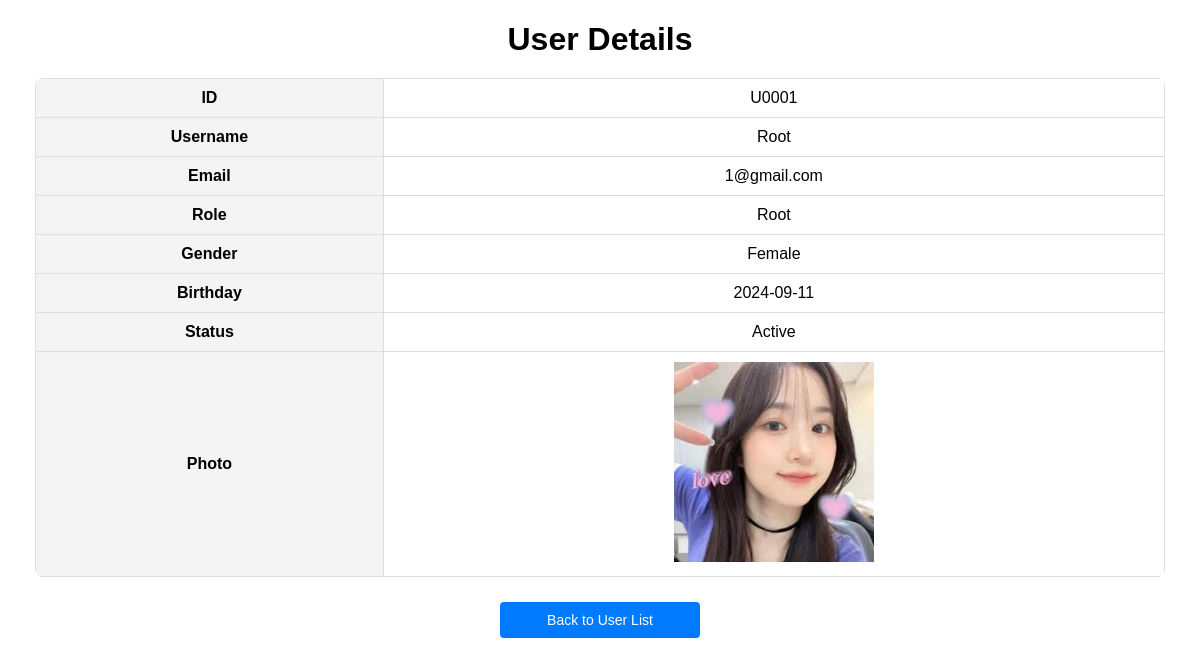
Page /admin/displayUser.php?user_id=U0001 (signed in) on the committed database.
### tables this page shows
CREATE TABLE `user` (
  `user_id` varchar(5) NOT NULL,
  `name` varchar(100) NOT NULL,
  `email` varchar(100) NOT NULL,
  `password` varchar(100) NOT NULL,
  `gender` varchar(10) NOT NULL,
  `birthday` date NOT NULL,
  `photo` varchar(100) NOT NULL,
  `role` varchar(100) NOT NULL,
  `status` varchar(20) NOT NULL,
  `failed_attempts` int(11) DEFAULT 0,
  `last_failed_attempt` datetime DEFAULT NULL,
  `banned_until` datetime DEFAULT NULL,
  `last_login_time` datetime DEFAULT NULL,
  `login_count` int(11) DEFAULT 0,
  `last_login_event_time` datetime DEFAULT NULL,
  `deactivated_at` datetime DEFAULT NULL,
  `remember_token` varchar(64) DEFAULT NULL,
  `remember_token_expiry` datetime DEFAULT NULL,
  PRIMARY KEY (`user_id`),
  UNIQUE KEY `email` (`email`)
);

### admin/displayUser.php (the view, shortened to what this page needs)
<?php
include '../_base.php';
include '../_head.php';
$user_id = isset($_GET['user_id']) ? trim($_GET['user_id']) : '';
$stm = $_db->prepare('SELECT * FROM user WHERE user_id = ?');
$stm->execute([$user_id]);
$user = $stm->fetch(PDO::FETCH_OBJ);
$page = isset($_GET['page']) ? (int)$_GET['page'] : 1;
$search_query = isset($_GET['search']) ? trim($_GET['search']) : '';
?>
<!DOCTYPE html>
<html lang="en">
<head>
    <link rel="stylesheet" href="../css/userList.css">
</head>
<body>
    <div class="container">
        <h1>User Details</h1>
        <?php if ($user): ?>
            <table>
                <tr>
                    <th>ID</th>
                    <td><?= htmlspecialchars($user->user_id) ?></td>
                </tr>
                <tr>
                    <th>Username</th>
                    <td><?= htmlspecialchars($user->name) ?></td>
                </tr>
                <tr>
                    <th>Email</th>
                    <td><?= htmlspecialchars($user->email) ?></td>
                </tr>
                <tr>
                    <th>Role</th>
                    <td><?= htmlspecialchars($user->role) ?></td>
                </tr>
                <tr>
                    <th>Gender</th>
                    <td><?= htmlspecialchars($user->gender) ?></td>
                </tr>
                <tr>
                    <th>Birthday</th>
                    <td><?= htmlspecialchars($user->birthday) ?></td>
                </tr>
                <tr>
                    <th>Status</th>
                    <td><?= htmlspecialchars($user->status) ?></td>
                </tr>
                <tr>
                    <th>Photo</th>
                    <td>
                        <?php if ($user->photo): ?>
                            <img src="../uploads/<?= htmlspecialchars($user->photo) ?>" alt="User Photo">
                        <?php else: ?>
                            No photo available
                        <?php endif; ?>
                    </td>
                </tr>
            </table>
        <?php else: ?>
            <p>User details not found.</p>
        <?php endif; ?>
        <div class="action-buttons">
        <a href="userList.php?page=<?= $page ?>&search=<?= urlencode($search_query) ?>">
            <button>Back to User List</button>
        </a>
        </div>
    </div>
</body>
</html>

### css/userList.css (style rules this page uses)
body { font-family: Arial, sans-serif; margin: 20px; }
h1 { text-align: center; margin-bottom: 20px; }
.container { max-width: 1200px; margin: auto; padding: 0 15px; }
button { background-color: #007bff; color: white; border: none; padding: 10px; text-align: center; display: inline-block; font-size: 14px; margin: 2px 1px; cursor: pointer; border-radius: 4px; }
table { width: 100%; border-collapse: collapse; margin-bottom: 20px; border-radius: 8px; overflow: hidden; }
th, td { padding: 10px; text-align: center; border: 1px solid #ddd; }
th { background-color: #f4f4f4; }
.action-buttons { text-align: center; margin: 20px 0; }
.action-buttons a button { width: 200px; margin: 5px; }

### rows in the picture
user: user_id "U0001", name "Root", email "1@gmail.com", role "Root", gender "Female", birthday "2024-09-11", status "Active", photo (picture)
